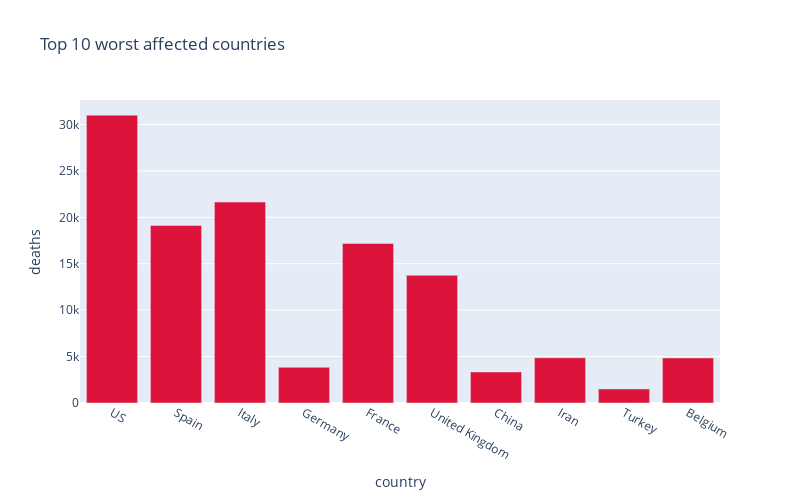

Source (notebook cell):
### Code cell
px.bar(
        sorted_country_df.head(10),
        x = "country",
        y = "deaths",
        title= "Top 10 worst affected countries", # the axis names
        color_discrete_sequence=["crimson"], 
        height=500,
        width=800
    )

### Figure 1 — Plotly figure (JSON) as saved in the notebook; plotly's stock layout.template omitted (floating-point values rounded to 4 significant figures)
{"data": [{"alignmentgroup": "True", "hovertemplate": "country=%{x}<br>deaths=%{y}<extra></extra>", "legendgroup": "", "marker": {"color": "crimson"}, "name": "", "offsetgroup": "", "orientation": "v", "showlegend": false, "textposition": "auto", "type": "bar", "x": ["US", "Spain", "Italy", "Germany", "France", "United Kingdom", "China", "Iran", "Turkey", "Belgium"], "xaxis": "x", "y": [31002, 19130, 21645, 3850, 17188, 13755, 3346, 4869, 1518, 4857], "yaxis": "y"}], "layout": {"barmode": "relative", "height": 500, "legend": {"tracegroupgap": 0}, "title": {"text": "Top 10 worst affected countries"}, "width": 800, "xaxis": {"anchor": "y", "domain": [0, 1], "title": {"text": "country"}}, "yaxis": {"anchor": "x", "domain": [0, 1], "title": {"text": "deaths"}}}}
